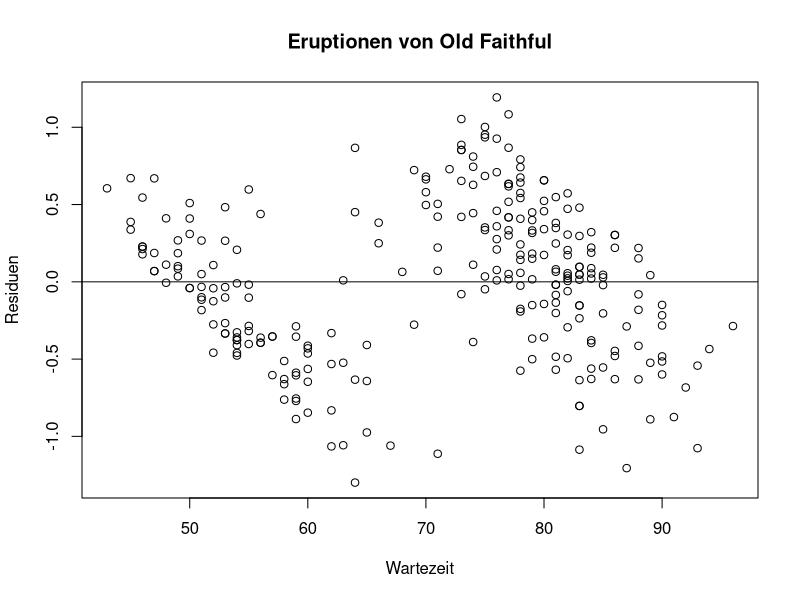
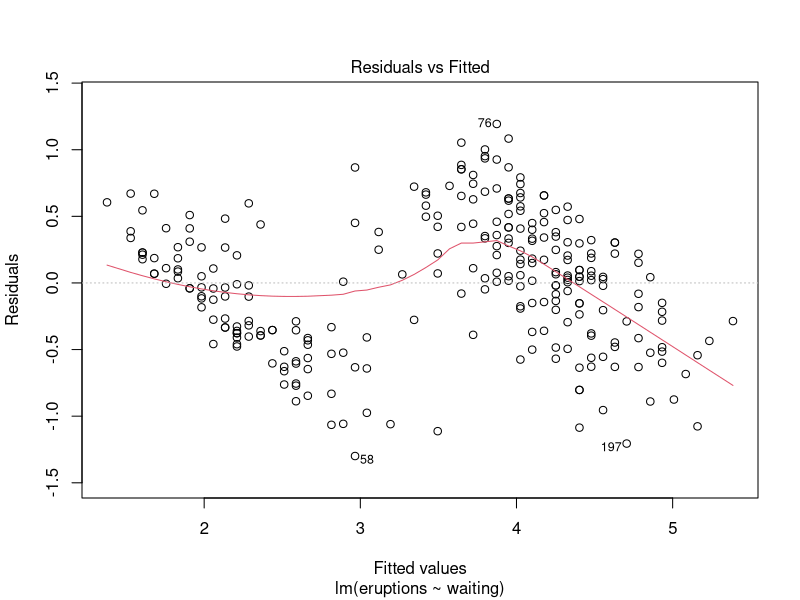
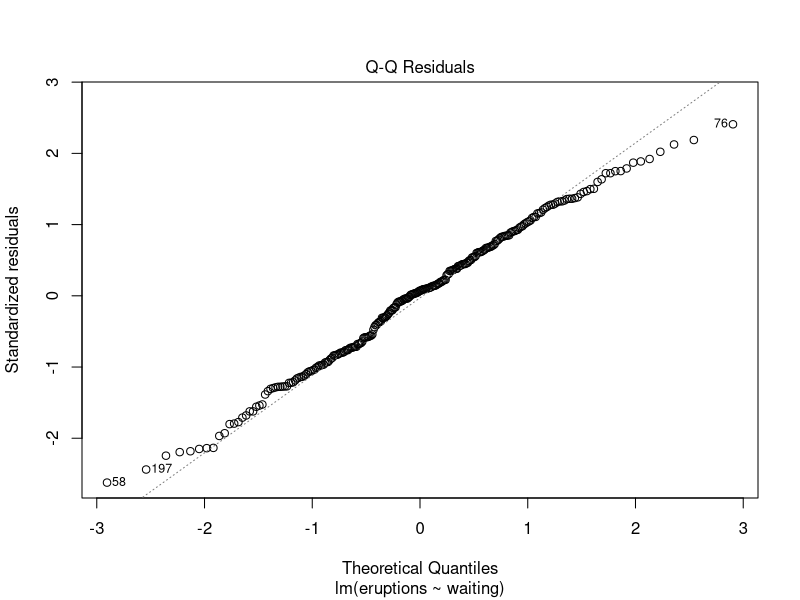

Source code (R) for these figures, in order:

# Schätzen eines y-Wertes

# Problem: Wir modelieren den Zusammenhang 
# zwischen den Eruptionsdauern und den Wartezeiten 
# aus faithful mit einem lineare Modell. Wie lange 
# dauert die nächste Eruptions im Schnitt, wenn die 
# Wartezeit 80 Minuten beträgt?

faithful_lm <- lm(eruptions ~ waiting, data = faithful)
coeffs <- coefficients(faithful_lm)

waiting <- 80
expected_erutpion <- coeffs[1] + coeffs[2] * waiting
## (Intercept)
## 4.17622

# Oder mit R
predict(faithful_lm, data.frame( waiting = 80))
## 4.17622 -> Erwartete Eruptionsdauer ungefähr 4min

# Bestimmtheitsmass r^2

# Problem: Bestimmen Sie das Bestimmtheitsmass r2 des 
# linearen Modells zu faithful.

eruptions_lm <- lm(eruptions ~ waiting, data = faithful)
summary(eruptions_lm)$r.squared
## [1] 0.8114608 

# Signifikanztests

# Signifikanztest für β1

# Problem: Untersuchen Sie, ob zwischen den Grössen eruptions und
# waiting aus faithful ein signifikanter Zusammenhang besteht

eruptions_lm <- lm(eruptions ~ waiting, data = faithful)
summary(eruptions_lm)
# Antwort: Der p-Wert ist nahezu gleich 0. Die Nullhypothese β1 = 0
# wird verworfen. Offenbar besteht ein signifikanter Zusammenhang
# zwischen der Wartezeit und den Eruptiondauer

## Konfidenzintervalle für y

# Problem: Bestimmen Sie ein 95%-Konfidenzintervall 
# für die durchschnittliche Eruptionsdauer bei einer 
# Wartezeit von 80 Minuten.


eruptions_lm <- lm(eruptions ~ waiting, data = faithful)
waitings_df <- data.frame(waiting = 80)
predict(eruptions_lm, waitings_df, interval = "confidence")
# fit      lwr      upr
# 1 4.17622 4.104848 4.247592

# Die durchschnittliche Eruptionszeit beträgt bei einer Wartezeit 
# von 80 Minuten zwischen 4.10 und 4.24 Minuten, bei einem
# Signifikanzniveau von 95%.

# Prognoseintervalle für y

# Problem: Bestimmen Sie ein 95%-Prognoseintervall für die
# Eruptionsdauer bei einer Wartezeit von 80 Minuten.

eruptions_lm <- lm(eruptions ~ waiting, data = faithful)
waitings_df <- data.frame(waiting = 80)
predict(eruptions_lm, waitings_df, interval = "predict")

# fit      lwr      upr
# 1 4.17622 3.196089 5.156351

# Die Eruptionszeit beträgt bei einer Wartezeit von 80 Minuten zwischen
# 3.20 und 5.16 Minuten, bei einem Signifikanzniveau von 95%

# Residuen-Plot

# Problem: Stellen Sie die Residuen des linearen Modells 
# zwischen der Eruptionsdauer und der Wartezeit aus 
# faithful grafisch dar.

eruptions_lm <- lm(eruptions ~ waiting, data = faithful)
eruptions_resids <- resid(eruptions_lm)

plot(faithful$waiting, eruptions_resids, ylab="Residuen",
     xlab="Wartezeit", main="Eruptionen von Old Faithful")
abline(0, 0)

# Oder auch
plot(eruptions_lm, which = 1)

# QQ-Plot

# Problem: Erstellen Sie das Normal-Wahrscheinlichkeits-Diagramm der
# Residuen aus dem Datensatz faithful

eruptions_lm <- lm(eruptions ~ waiting, data = faithful)
plot(eruptions_lm, which = 2)

